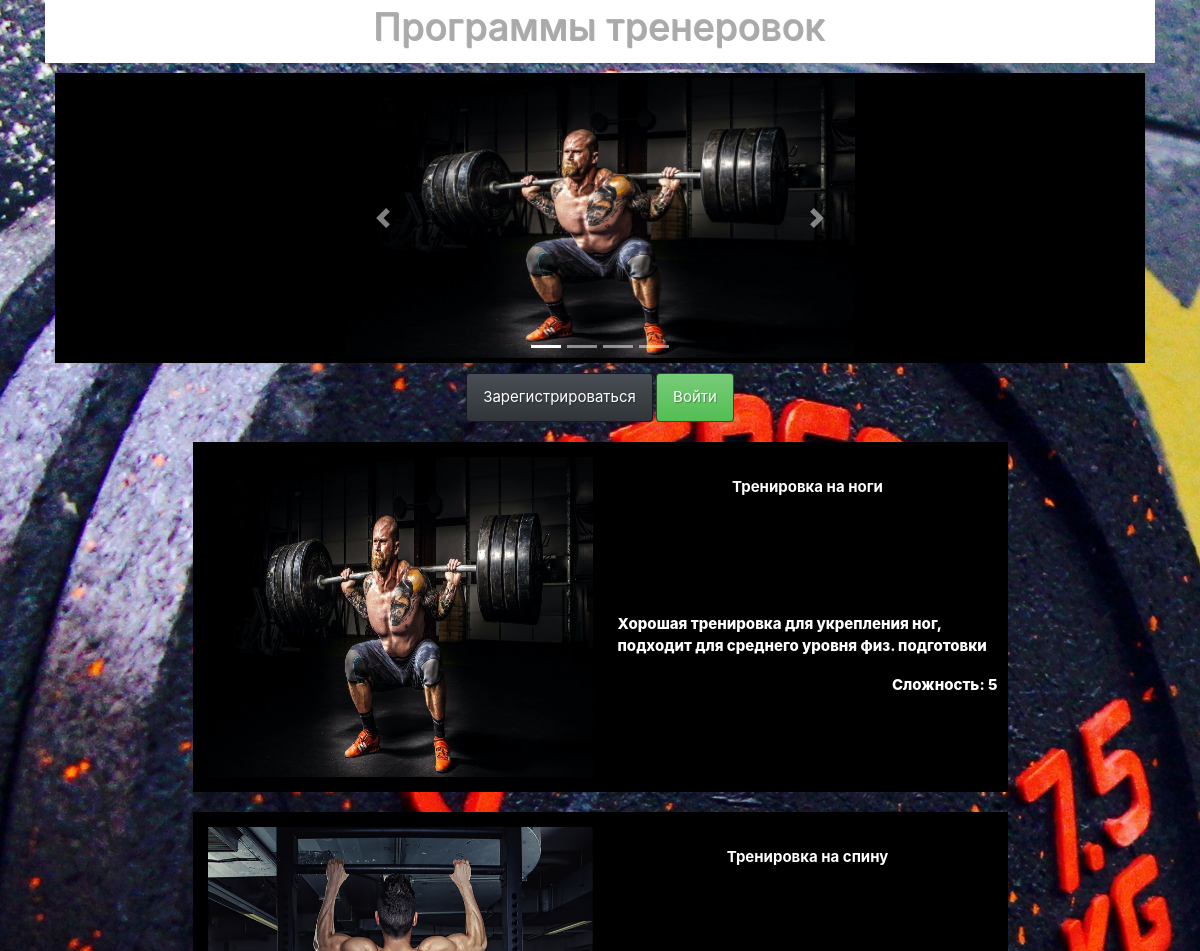
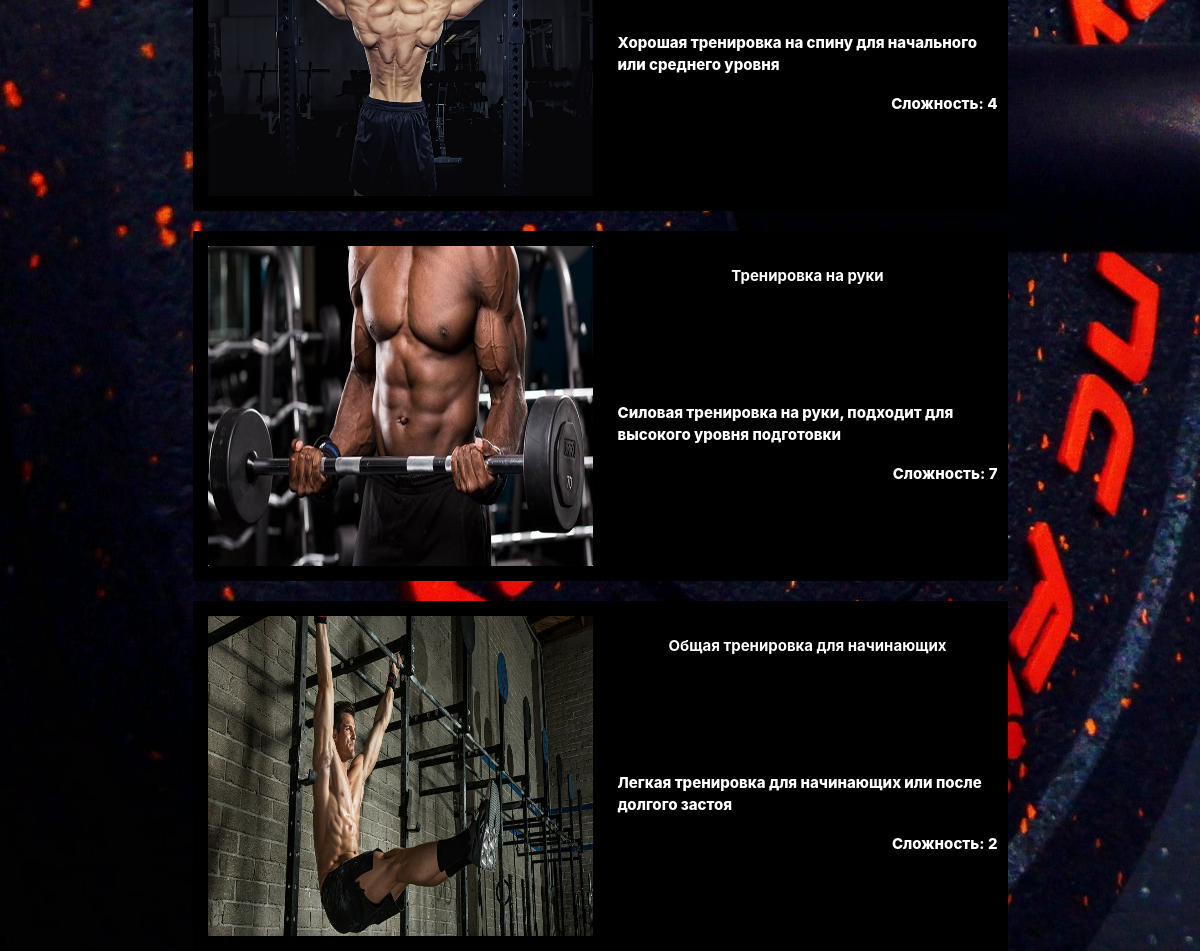
The page / on the database its author committed (2 pictures, top to bottom).
### data1/recipes.py (models this page shows)
class Recipes(SqlAlchemyBase, SerializerMixin):
    __tablename__ = 'recipes'
    id = sqlalchemy.Column(sqlalchemy.Integer,
                           primary_key=True, autoincrement=True)
    personal_id = sqlalchemy.Column(sqlalchemy.Integer,
                                    sqlalchemy.ForeignKey("users.id"))
    name_recipe = sqlalchemy.Column(sqlalchemy.String, nullable=True)
    cooking_time = sqlalchemy.Column(sqlalchemy.String, nullable=True)
    start_date = sqlalchemy.Column(sqlalchemy.DateTime,
                                     default=datetime.datetime.now)
    end_date = sqlalchemy.Column(sqlalchemy.DateTime,
                                     default=datetime.datetime.now)
    ingredients = sqlalchemy.Column(sqlalchemy.String, nullable=True)
    about = sqlalchemy.Column(sqlalchemy.String, nullable=True)
    food = sqlalchemy.Column(sqlalchemy.String, nullable=True)
    name_photo = sqlalchemy.Column(sqlalchemy.String, nullable=True)
    category = sqlalchemy.Column(sqlalchemy.String, nullable=True)
    coeff_popular = sqlalchemy.Column(sqlalchemy.Integer, default=0)
    user = orm.relationship('User')

### main.py (the view)
    @app.route("/")
    def index():
        len_data = len([x for x in db_sess.query(Recipes).all()])
        data = db_sess.query(Recipes).order_by(Recipes.coeff_popular)[::-1]
        val_1 = db_sess.query(Recipes).order_by(Recipes.coeff_popular)[::-1][0]
        return render_template("index.html", data=data, len_data=len_data, val_1=val_1)

### templates/index.html (shortened to what this page needs)
{% extends "base.html" %}
{% block content %}
<div class="text">
<h1>Программы тренеровок</h1>
</div>
<div class="row" style="margin: 10px; border: 5px solid #000000; background: #000000">
    <div class="offset-md-3 col-md-6">
<div align="center" id="carouselExampleIndicators" class="carousel slide" data-bs-ride="carousel">
  <div class="carousel-indicators">
    <li type="button" data-bs-target="#carouselExampleIndicators" data-bs-slide-to="0" class="active"></li>
    {% for i in range(len_data - 1) %}
    <li type="button" data-bs-target="#carouselExampleIndicators" data-bs-slide-to="{{ i + 1 }}"></li>
    {% endfor %}
  </div>
  <div class="carousel-inner">
    <div class="carousel-item active">
      {% set url_path = "static/img_rec/" + val_1.name_photo %}
      <a href="/show/{{ val_1.id }}"><img src={{ url_path }} class="d-block w-100" height="280" text-align="center" alt="Изображение">
    </div>
  </div>
  <a class="carousel-control-prev" href="#carouselExampleIndicators" role="button" data-slide="prev">
    <span class="carousel-control-prev-icon" aria-hidden="true"></span>
  </a>
  <a class="carousel-control-next" href="#carouselExampleIndicators" role="button" data-slide="next">
    <span class="carousel-control-next-icon" aria-hidden="true"></span>
  </a>
</div>
</div>
</div>
{% if current_user.is_authenticated %}
            <div class="alert alert-primary" role="alert" >
              Пользователь: <a href="/logout" class="alert-link">{{ current_user.name }}</a>
            </div>
        {% else %}
        <center>
            <p>
                <a class="btn btn-primary " href="/register">Зарегистрироваться</a>
                <a class="btn btn-success" href="/login">Войти</a>
            </p>
        </center>
{% endif %}
{% for item_rec in data %}
 <table>
   <colgroup>
     <col span="1" style="background:#000000" width=400px>
     <col style="background-color:#000000" width=400px>
   </colgroup>
   <tr>
   {% set url_path = "static/img_rec/" + item_rec.name_photo %}
     <th rowspan="3" class="first"><img src={{ url_path }} alt="Тренировка" align="left" width="395"
     height="330" style="padding: 5px"/></th>
     <th><a href="/show/{{ item_rec.id }}" class="alert-link">{{ item_rec.name_recipe }}</a></th>
   </tr>
   <tr>
   <td>
     <p> {{ item_rec.about }} </p>
     <p style="text-align:right">Сложность: {{ item_rec.category }}</p>
   </td>
   </tr>
 </table>
{% endfor %}
{% endblock %}

### static/css/fon_web_1.css (style rules this page uses)
body { background-image: url(../img_3/fon4.jpg); background-repeat: repeat-y; }

### static/css/fon_text.css (style rules this page uses)
p { font-weight: 800; font-style: Didot; color: rgb(255, 255, 255); }

### templates/index.html (style rules this page uses)
.text { text-align: center; background: #ffffff; border: 5px solid #ffffff; }
table { margin-left: auto; margin-right: auto; margin-top: 20px; }
td { padding: 10px; }
th { padding: 10px; text-align: center; }

### rows shown on the page
Recipes: shows a picture, name_recipe "Тренировка на ноги", about "Хорошая тренировка для укрепления ног, подходит для среднего уровня физ. подготовки", category "5"
Recipes: shows a picture, name_recipe "Тренировка на спину", about "Хорошая тренировка на спину для начального или среднего уровня", category "4"
Recipes: shows a picture, name_recipe "Тренировка на руки", about "Силовая тренировка на руки, подходит для высокого уровня подготовки", category "7"
Recipes: shows a picture, name_recipe "Общая тренировка для начинающих", about "Легкая тренировка для начинающих или после долгого застоя", category "2"
